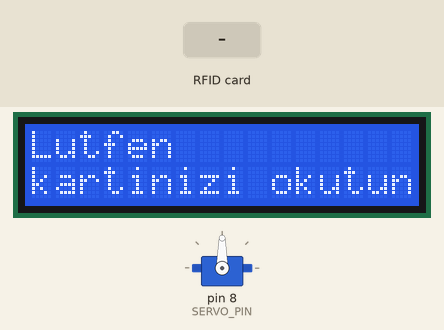
The sketch below on a simulated Arduino Uno, built with avr-gcc and run on an emulated ATmega328P. Parts: servo, 16×2 character LCD. The test bench sets the inputs (shaded band). What the sketch prints to the serial monitor is not drawn.

Above: at 1.3 s.
1.4 s: RFID card 0A B7 C4 A4 held to the reader
At 3.0 s:
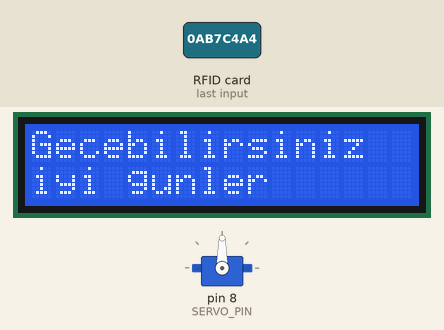
At 8.8 s:
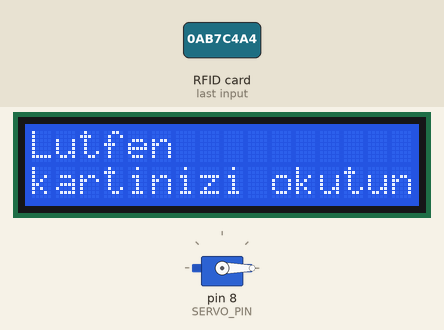
Timing chart, 0 to 9.1 s (numbered marks = the images above; inputs shaded):
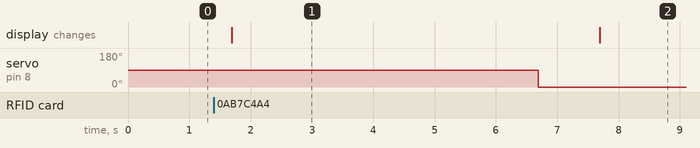

Measured:
- after the input at 1.4 s, servo on pin 8 (SERVO_PIN): 90° → 0° after 5.3 s; the display: changes after 0.29 s (image 1)
- what the display in image 1 shows lasts 6.0 s, from 1.7 s to 7.7 s

The sketch:

Starting_servomotor_with_RFID_card.ino
```cpp
#include <SPI.h>
#include <MFRC522.h>
#include <Servo.h>
#include <LiquidCrystal.h>

#define SS_PIN 10
#define RST_PIN 9
#define SERVO_PIN 8
MFRC522 mfrc522(SS_PIN, RST_PIN);
Servo DoorLock;

int rs =7, en=6, d4=5, d5=4, d6=3, d7=2;
LiquidCrystal lcd(rs,en,d4,d5,d6,d7);

void setup()
{
 DoorLock.attach(SERVO_PIN);

  Serial.begin(9600);
  SPI.begin();
  mfrc522.PCD_Init();
  lcd.begin(16,2);
  Serial.println("Kartinizi okutun");
  Serial.println();

}
void loop()
{
  lcd.clear();
  lcd.setCursor(0,0);
  lcd.print("Lutfen");
  lcd.setCursor(0,1);
  lcd.print("kartinizi okutun");
  delay(500);

  if ( ! mfrc522.PICC_IsNewCardPresent())
  {
    return;
  }
  if ( ! mfrc522.PICC_ReadCardSerial())
  {
    return;
  }
  //Okutulan kartın tagini serial portta yazdırma
  Serial.print("UID tag :");
  String content= "";

  byte letter;
  for (byte i = 0; i < mfrc522.uid.size; i++)
  {
     Serial.print(mfrc522.uid.uidByte[i] < 0x10 ? " 0" : " ");
     Serial.print(mfrc522.uid.uidByte[i], HEX);
     content.concat(String(mfrc522.uid.uidByte[i] < 0x10 ? " 0" : " "));
     content.concat(String(mfrc522.uid.uidByte[i], HEX));

  }
  Serial.println();
  Serial.print("Message : ");
  content.toUpperCase();
  if (content.substring(1) == "0A B7 C4 A4")
  {DoorLock.write(90);
          lcd.clear();
  lcd.setCursor(0,0);
  lcd.print("Gecebilirsiniz ") ;
    lcd.setCursor(0,1);
    lcd.print("iyi gunler") ;
            delay(5000);
            DoorLock.write(0);
    Serial.println("Dogru kart");
    delay(1000);


  }

 else   {
    Serial.println(" Yanlis kart");
      lcd.clear();
  lcd.setCursor(0,0);
  lcd.print("Lutfen dogru");
  lcd.setCursor(0,1);
  lcd.print("karti okutun");
    delay(3000);
  }
}
```
